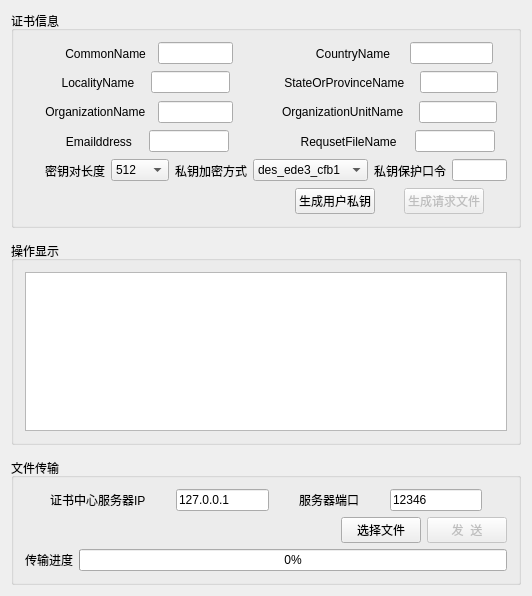
<?xml version="1.0" encoding="UTF-8"?>
<ui version="4.0">
 <class>MainWindow</class>
 <widget class="QMainWindow" name="MainWindow">
  <property name="geometry">
   <rect>
    <x>0</x>
    <y>0</y>
    <width>532</width>
    <height>596</height>
   </rect>
  </property>
  <property name="windowTitle">
   <string>证书中心客户端</string>
  </property>
  <property name="windowIcon">
   <iconset>
    <normaloff>certificate.ico</normaloff>certificate.ico</iconset>
  </property>
  <widget class="QWidget" name="centralWidget">
   <layout class="QVBoxLayout" name="verticalLayout">
    <item>
     <widget class="QGroupBox" name="groupBox_2">
      <property name="maximumSize">
       <size>
        <width>16777215</width>
        <height>250</height>
       </size>
      </property>
      <property name="title">
       <string>证书信息</string>
      </property>
      <layout class="QHBoxLayout" name="horizontalLayout_13">
       <item>
        <layout class="QGridLayout" name="gridLayout">
         <item row="0" column="2">
          <layout class="QHBoxLayout" name="horizontalLayout_6">
           <item>
            <spacer name="horizontalSpacer_4">
             <property name="orientation">
              <enum>Qt::Horizontal</enum>
             </property>
             <property name="sizeHint" stdset="0">
              <size>
               <width>40</width>
               <height>20</height>
              </size>
             </property>
            </spacer>
           </item>
           <item>
            <widget class="QLabel" name="label_3">
             <property name="font">
              <font>
               <pointsize>9</pointsize>
              </font>
             </property>
             <property name="text">
              <string>         CountryName</string>
             </property>
            </widget>
           </item>
           <item>
            <spacer name="horizontalSpacer_5">
             <property name="orientation">
              <enum>Qt::Horizontal</enum>
             </property>
             <property name="sizeHint" stdset="0">
              <size>
               <width>40</width>
               <height>20</height>
              </size>
             </property>
            </spacer>
           </item>
           <item>
            <widget class="QLineEdit" name="lineEdit_5">
             <property name="font">
              <font>
               <pointsize>9</pointsize>
              </font>
             </property>
            </widget>
           </item>
           <item>
            <spacer name="horizontalSpacer_6">
             <property name="orientation">
              <enum>Qt::Horizontal</enum>
             </property>
             <property name="sizeHint" stdset="0">
              <size>
               <width>40</width>
               <height>20</height>
              </size>
             </property>
            </spacer>
           </item>
          </layout>
         </item>
         <item row="1" column="2">
          <layout class="QHBoxLayout" name="horizontalLayout_4">
           <item>
            <spacer name="horizontalSpacer_10">
             <property name="orientation">
              <enum>Qt::Horizontal</enum>
             </property>
             <property name="sizeHint" stdset="0">
              <size>
               <width>40</width>
               <height>20</height>
              </size>
             </property>
            </spacer>
           </item>
           <item>
            <widget class="QLabel" name="label_5">
             <property name="font">
              <font>
               <pointsize>9</pointsize>
              </font>
             </property>
             <property name="text">
              <string> StateOrProvinceName</string>
             </property>
            </widget>
           </item>
           <item>
            <spacer name="horizontalSpacer_11">
             <property name="orientation">
              <enum>Qt::Horizontal</enum>
             </property>
             <property name="sizeHint" stdset="0">
              <size>
               <width>40</width>
               <height>20</height>
              </size>
             </property>
            </spacer>
           </item>
           <item>
            <widget class="QLineEdit" name="lineEdit_3">
             <property name="font">
              <font>
               <pointsize>9</pointsize>
              </font>
             </property>
            </widget>
           </item>
           <item>
            <spacer name="horizontalSpacer_12">
             <property name="orientation">
              <enum>Qt::Horizontal</enum>
             </property>
             <property name="sizeHint" stdset="0">
              <size>
               <width>40</width>
               <height>20</height>
              </size>
             </property>
            </spacer>
           </item>
          </layout>
         </item>
         <item row="3" column="2">
          <layout class="QHBoxLayout" name="horizontalLayout_5">
           <item>
            <spacer name="horizontalSpacer_16">
             <property name="orientation">
              <enum>Qt::Horizontal</enum>
             </property>
             <property name="sizeHint" stdset="0">
              <size>
               <width>40</width>
               <height>20</height>
              </size>
             </property>
            </spacer>
           </item>
           <item>
            <widget class="QLabel" name="label_7">
             <property name="font">
              <font>
               <pointsize>9</pointsize>
              </font>
             </property>
             <property name="text">
              <string>OrganizationUnitName</string>
             </property>
            </widget>
           </item>
           <item>
            <spacer name="horizontalSpacer_17">
             <property name="orientation">
              <enum>Qt::Horizontal</enum>
             </property>
             <property name="sizeHint" stdset="0">
              <size>
               <width>40</width>
               <height>20</height>
              </size>
             </property>
            </spacer>
           </item>
           <item>
            <widget class="QLineEdit" name="lineEdit_7">
             <property name="font">
              <font>
               <pointsize>9</pointsize>
              </font>
             </property>
            </widget>
           </item>
           <item>
            <spacer name="horizontalSpacer_18">
             <property name="orientation">
              <enum>Qt::Horizontal</enum>
             </property>
             <property name="sizeHint" stdset="0">
              <size>
               <width>40</width>
               <height>20</height>
              </size>
             </property>
            </spacer>
           </item>
          </layout>
         </item>
         <item row="4" column="2">
          <layout class="QHBoxLayout" name="horizontalLayout_9">
           <item>
            <spacer name="horizontalSpacer_22">
             <property name="orientation">
              <enum>Qt::Horizontal</enum>
             </property>
             <property name="sizeHint" stdset="0">
              <size>
               <width>40</width>
               <height>20</height>
              </size>
             </property>
            </spacer>
           </item>
           <item>
            <widget class="QLabel" name="label_8">
             <property name="font">
              <font>
               <pointsize>9</pointsize>
              </font>
             </property>
             <property name="text">
              <string>     RequsetFileName</string>
             </property>
            </widget>
           </item>
           <item>
            <spacer name="horizontalSpacer_23">
             <property name="orientation">
              <enum>Qt::Horizontal</enum>
             </property>
             <property name="sizeHint" stdset="0">
              <size>
               <width>40</width>
               <height>20</height>
              </size>
             </property>
            </spacer>
           </item>
           <item>
            <widget class="QLineEdit" name="lineEdit_8">
             <property name="font">
              <font>
               <pointsize>9</pointsize>
              </font>
             </property>
            </widget>
           </item>
           <item>
            <spacer name="horizontalSpacer_24">
             <property name="orientation">
              <enum>Qt::Horizontal</enum>
             </property>
             <property name="sizeHint" stdset="0">
              <size>
               <width>40</width>
               <height>20</height>
              </size>
             </property>
            </spacer>
           </item>
          </layout>
         </item>
         <item row="6" column="2">
          <layout class="QHBoxLayout" name="horizontalLayout_19">
           <item>
            <spacer name="horizontalSpacer_33">
             <property name="orientation">
              <enum>Qt::Horizontal</enum>
             </property>
             <property name="sizeHint" stdset="0">
              <size>
               <width>40</width>
               <height>20</height>
              </size>
             </property>
            </spacer>
           </item>
           <item>
            <widget class="QPushButton" name="pushButton_2">
             <property name="text">
              <string>生成用户私钥</string>
             </property>
            </widget>
           </item>
           <item>
            <spacer name="horizontalSpacer_39">
             <property name="orientation">
              <enum>Qt::Horizontal</enum>
             </property>
             <property name="sizeHint" stdset="0">
              <size>
               <width>40</width>
               <height>20</height>
              </size>
             </property>
            </spacer>
           </item>
           <item>
            <widget class="QPushButton" name="pushButton">
             <property name="enabled">
              <bool>false</bool>
             </property>
             <property name="text">
              <string>生成请求文件</string>
             </property>
            </widget>
           </item>
           <item>
            <spacer name="horizontalSpacer_35">
             <property name="orientation">
              <enum>Qt::Horizontal</enum>
             </property>
             <property name="sizeHint" stdset="0">
              <size>
               <width>40</width>
               <height>20</height>
              </size>
             </property>
            </spacer>
           </item>
          </layout>
         </item>
         <item row="5" column="0" colspan="3">
          <layout class="QHBoxLayout" name="horizontalLayout_17">
           <item>
            <spacer name="horizontalSpacer_37">
             <property name="orientation">
              <enum>Qt::Horizontal</enum>
             </property>
             <property name="sizeHint" stdset="0">
              <size>
               <width>40</width>
               <height>20</height>
              </size>
             </property>
            </spacer>
           </item>
           <item>
            <spacer name="verticalSpacer_7">
             <property name="orientation">
              <enum>Qt::Vertical</enum>
             </property>
             <property name="sizeHint" stdset="0">
              <size>
               <width>20</width>
               <height>40</height>
              </size>
             </property>
            </spacer>
           </item>
           <item>
            <widget class="QLabel" name="label_12">
             <property name="text">
              <string>密钥对长度</string>
             </property>
            </widget>
           </item>
           <item>
            <widget class="QComboBox" name="comboBox">
             <item>
              <property name="text">
               <string>512</string>
              </property>
             </item>
             <item>
              <property name="text">
               <string>1024</string>
              </property>
             </item>
             <item>
              <property name="text">
               <string>2048</string>
              </property>
             </item>
             <item>
              <property name="text">
               <string>4096</string>
              </property>
             </item>
            </widget>
           </item>
           <item>
            <spacer name="horizontalSpacer_38">
             <property name="orientation">
              <enum>Qt::Horizontal</enum>
             </property>
             <property name="sizeHint" stdset="0">
              <size>
               <width>40</width>
               <height>20</height>
              </size>
             </property>
            </spacer>
           </item>
           <item>
            <spacer name="horizontalSpacer_34">
             <property name="orientation">
              <enum>Qt::Horizontal</enum>
             </property>
             <property name="sizeHint" stdset="0">
              <size>
               <width>40</width>
               <height>20</height>
              </size>
             </property>
            </spacer>
           </item>
           <item>
            <widget class="QLabel" name="label_13">
             <property name="text">
              <string>私钥加密方式</string>
             </property>
            </widget>
           </item>
           <item>
            <widget class="QComboBox" name="comboBox_2">
             <item>
              <property name="text">
               <string>des_ede3_cfb1</string>
              </property>
             </item>
             <item>
              <property name="text">
               <string>des_ede3_cfb8</string>
              </property>
             </item>
             <item>
              <property name="text">
               <string>des_ofb</string>
              </property>
             </item>
             <item>
              <property name="text">
               <string>des_ede_ofb</string>
              </property>
             </item>
             <item>
              <property name="text">
               <string>des_ede3_ofb</string>
              </property>
             </item>
             <item>
              <property name="text">
               <string>des_cbc</string>
              </property>
             </item>
             <item>
              <property name="text">
               <string>des_ede_cbc</string>
              </property>
             </item>
             <item>
              <property name="text">
               <string>des_ede3_cbc</string>
              </property>
             </item>
             <item>
              <property name="text">
               <string>无口令保护</string>
              </property>
             </item>
            </widget>
           </item>
           <item>
            <spacer name="horizontalSpacer_31">
             <property name="orientation">
              <enum>Qt::Horizontal</enum>
             </property>
             <property name="sizeHint" stdset="0">
              <size>
               <width>40</width>
               <height>20</height>
              </size>
             </property>
            </spacer>
           </item>
           <item>
            <spacer name="horizontalSpacer_36">
             <property name="orientation">
              <enum>Qt::Horizontal</enum>
             </property>
             <property name="sizeHint" stdset="0">
              <size>
               <width>40</width>
               <height>20</height>
              </size>
             </property>
            </spacer>
           </item>
           <item>
            <widget class="QLabel" name="label_14">
             <property name="text">
              <string>私钥保护口令</string>
             </property>
            </widget>
           </item>
           <item>
            <widget class="QLineEdit" name="lineEdit_11">
             <property name="maximumSize">
              <size>
               <width>100</width>
               <height>16777215</height>
              </size>
             </property>
            </widget>
           </item>
           <item>
            <spacer name="horizontalSpacer_32">
             <property name="orientation">
              <enum>Qt::Horizontal</enum>
             </property>
             <property name="sizeHint" stdset="0">
              <size>
               <width>40</width>
               <height>20</height>
              </size>
             </property>
            </spacer>
           </item>
          </layout>
         </item>
         <item row="6" column="0">
          <layout class="QHBoxLayout" name="horizontalLayout_16"/>
         </item>
         <item row="4" column="0">
          <layout class="QHBoxLayout" name="horizontalLayout_8">
           <item>
            <spacer name="horizontalSpacer_19">
             <property name="orientation">
              <enum>Qt::Horizontal</enum>
             </property>
             <property name="sizeHint" stdset="0">
              <size>
               <width>40</width>
               <height>20</height>
              </size>
             </property>
            </spacer>
           </item>
           <item>
            <widget class="QLabel" name="label_4">
             <property name="font">
              <font>
               <pointsize>9</pointsize>
              </font>
             </property>
             <property name="text">
              <string>         Emailddress</string>
             </property>
            </widget>
           </item>
           <item>
            <spacer name="horizontalSpacer_20">
             <property name="orientation">
              <enum>Qt::Horizontal</enum>
             </property>
             <property name="sizeHint" stdset="0">
              <size>
               <width>40</width>
               <height>20</height>
              </size>
             </property>
            </spacer>
           </item>
           <item>
            <widget class="QLineEdit" name="lineEdit_6">
             <property name="font">
              <font>
               <pointsize>9</pointsize>
              </font>
             </property>
            </widget>
           </item>
           <item>
            <spacer name="verticalSpacer_5">
             <property name="orientation">
              <enum>Qt::Vertical</enum>
             </property>
             <property name="sizeHint" stdset="0">
              <size>
               <width>20</width>
               <height>40</height>
              </size>
             </property>
            </spacer>
           </item>
           <item>
            <spacer name="horizontalSpacer_21">
             <property name="orientation">
              <enum>Qt::Horizontal</enum>
             </property>
             <property name="sizeHint" stdset="0">
              <size>
               <width>40</width>
               <height>20</height>
              </size>
             </property>
            </spacer>
           </item>
          </layout>
         </item>
         <item row="3" column="0">
          <layout class="QHBoxLayout" name="horizontalLayout_3">
           <item>
            <spacer name="horizontalSpacer_13">
             <property name="orientation">
              <enum>Qt::Horizontal</enum>
             </property>
             <property name="sizeHint" stdset="0">
              <size>
               <width>40</width>
               <height>20</height>
              </size>
             </property>
            </spacer>
           </item>
           <item>
            <widget class="QLabel" name="label_2">
             <property name="font">
              <font>
               <pointsize>9</pointsize>
              </font>
             </property>
             <property name="text">
              <string>    OrganizationName</string>
             </property>
            </widget>
           </item>
           <item>
            <spacer name="horizontalSpacer_14">
             <property name="orientation">
              <enum>Qt::Horizontal</enum>
             </property>
             <property name="sizeHint" stdset="0">
              <size>
               <width>40</width>
               <height>20</height>
              </size>
             </property>
            </spacer>
           </item>
           <item>
            <widget class="QLineEdit" name="lineEdit_2">
             <property name="font">
              <font>
               <pointsize>9</pointsize>
              </font>
             </property>
            </widget>
           </item>
           <item>
            <spacer name="verticalSpacer_4">
             <property name="orientation">
              <enum>Qt::Vertical</enum>
             </property>
             <property name="sizeHint" stdset="0">
              <size>
               <width>20</width>
               <height>40</height>
              </size>
             </property>
            </spacer>
           </item>
           <item>
            <spacer name="horizontalSpacer_15">
             <property name="orientation">
              <enum>Qt::Horizontal</enum>
             </property>
             <property name="sizeHint" stdset="0">
              <size>
               <width>40</width>
               <height>20</height>
              </size>
             </property>
            </spacer>
           </item>
          </layout>
         </item>
         <item row="1" column="0">
          <layout class="QHBoxLayout" name="horizontalLayout_2">
           <item>
            <spacer name="horizontalSpacer_7">
             <property name="orientation">
              <enum>Qt::Horizontal</enum>
             </property>
             <property name="sizeHint" stdset="0">
              <size>
               <width>40</width>
               <height>20</height>
              </size>
             </property>
            </spacer>
           </item>
           <item>
            <widget class="QLabel" name="label">
             <property name="font">
              <font>
               <pointsize>9</pointsize>
              </font>
             </property>
             <property name="text">
              <string>        LocalityName</string>
             </property>
            </widget>
           </item>
           <item>
            <spacer name="horizontalSpacer_8">
             <property name="orientation">
              <enum>Qt::Horizontal</enum>
             </property>
             <property name="sizeHint" stdset="0">
              <size>
               <width>40</width>
               <height>20</height>
              </size>
             </property>
            </spacer>
           </item>
           <item>
            <widget class="QLineEdit" name="lineEdit">
             <property name="font">
              <font>
               <pointsize>9</pointsize>
              </font>
             </property>
            </widget>
           </item>
           <item>
            <spacer name="verticalSpacer_3">
             <property name="orientation">
              <enum>Qt::Vertical</enum>
             </property>
             <property name="sizeHint" stdset="0">
              <size>
               <width>20</width>
               <height>40</height>
              </size>
             </property>
            </spacer>
           </item>
           <item>
            <spacer name="horizontalSpacer_9">
             <property name="orientation">
              <enum>Qt::Horizontal</enum>
             </property>
             <property name="sizeHint" stdset="0">
              <size>
               <width>40</width>
               <height>20</height>
              </size>
             </property>
            </spacer>
           </item>
          </layout>
         </item>
         <item row="0" column="0">
          <layout class="QHBoxLayout" name="horizontalLayout_7">
           <item>
            <spacer name="horizontalSpacer">
             <property name="orientation">
              <enum>Qt::Horizontal</enum>
             </property>
             <property name="sizeHint" stdset="0">
              <size>
               <width>40</width>
               <height>20</height>
              </size>
             </property>
            </spacer>
           </item>
           <item>
            <widget class="QLabel" name="label_6">
             <property name="font">
              <font>
               <pointsize>9</pointsize>
              </font>
             </property>
             <property name="text">
              <string>          CommonName</string>
             </property>
            </widget>
           </item>
           <item>
            <spacer name="horizontalSpacer_2">
             <property name="orientation">
              <enum>Qt::Horizontal</enum>
             </property>
             <property name="sizeHint" stdset="0">
              <size>
               <width>40</width>
               <height>20</height>
              </size>
             </property>
            </spacer>
           </item>
           <item>
            <widget class="QLineEdit" name="lineEdit_4">
             <property name="font">
              <font>
               <pointsize>9</pointsize>
              </font>
             </property>
            </widget>
           </item>
           <item>
            <spacer name="verticalSpacer_2">
             <property name="orientation">
              <enum>Qt::Vertical</enum>
             </property>
             <property name="sizeHint" stdset="0">
              <size>
               <width>20</width>
               <height>40</height>
              </size>
             </property>
            </spacer>
           </item>
           <item>
            <spacer name="horizontalSpacer_3">
             <property name="orientation">
              <enum>Qt::Horizontal</enum>
             </property>
             <property name="sizeHint" stdset="0">
              <size>
               <width>40</width>
               <height>20</height>
              </size>
             </property>
            </spacer>
           </item>
          </layout>
         </item>
        </layout>
       </item>
      </layout>
     </widget>
    </item>
    <item>
     <spacer name="verticalSpacer">
      <property name="orientation">
       <enum>Qt::Vertical</enum>
      </property>
      <property name="sizeHint" stdset="0">
       <size>
        <width>20</width>
        <height>40</height>
       </size>
      </property>
     </spacer>
    </item>
    <item>
     <widget class="QGroupBox" name="groupBox">
      <property name="title">
       <string>操作显示</string>
      </property>
      <layout class="QHBoxLayout" name="horizontalLayout_11">
       <item>
        <widget class="QTextBrowser" name="textBrowser"/>
       </item>
      </layout>
     </widget>
    </item>
    <item>
     <spacer name="verticalSpacer_6">
      <property name="orientation">
       <enum>Qt::Vertical</enum>
      </property>
      <property name="sizeHint" stdset="0">
       <size>
        <width>20</width>
        <height>40</height>
       </size>
      </property>
     </spacer>
    </item>
    <item>
     <widget class="QGroupBox" name="groupBox_3">
      <property name="title">
       <string>文件传输</string>
      </property>
      <layout class="QHBoxLayout" name="horizontalLayout_14">
       <item>
        <layout class="QVBoxLayout" name="verticalLayout_2">
         <item>
          <layout class="QHBoxLayout" name="horizontalLayout">
           <item>
            <spacer name="horizontalSpacer_26">
             <property name="orientation">
              <enum>Qt::Horizontal</enum>
             </property>
             <property name="sizeHint" stdset="0">
              <size>
               <width>40</width>
               <height>20</height>
              </size>
             </property>
            </spacer>
           </item>
           <item>
            <widget class="QLabel" name="label_9">
             <property name="text">
              <string>证书中心服务器IP</string>
             </property>
            </widget>
           </item>
           <item>
            <spacer name="horizontalSpacer_25">
             <property name="orientation">
              <enum>Qt::Horizontal</enum>
             </property>
             <property name="sizeHint" stdset="0">
              <size>
               <width>40</width>
               <height>20</height>
              </size>
             </property>
            </spacer>
           </item>
           <item>
            <widget class="QLineEdit" name="lineEdit_9">
             <property name="text">
              <string>127.0.0.1</string>
             </property>
            </widget>
           </item>
           <item>
            <spacer name="horizontalSpacer_27">
             <property name="orientation">
              <enum>Qt::Horizontal</enum>
             </property>
             <property name="sizeHint" stdset="0">
              <size>
               <width>40</width>
               <height>20</height>
              </size>
             </property>
            </spacer>
           </item>
           <item>
            <widget class="QLabel" name="label_10">
             <property name="text">
              <string>服务器端口</string>
             </property>
            </widget>
           </item>
           <item>
            <spacer name="horizontalSpacer_28">
             <property name="orientation">
              <enum>Qt::Horizontal</enum>
             </property>
             <property name="sizeHint" stdset="0">
              <size>
               <width>40</width>
               <height>20</height>
              </size>
             </property>
            </spacer>
           </item>
           <item>
            <widget class="QLineEdit" name="lineEdit_10">
             <property name="text">
              <string>12346</string>
             </property>
            </widget>
           </item>
           <item>
            <spacer name="horizontalSpacer_29">
             <property name="orientation">
              <enum>Qt::Horizontal</enum>
             </property>
             <property name="sizeHint" stdset="0">
              <size>
               <width>40</width>
               <height>20</height>
              </size>
             </property>
            </spacer>
           </item>
          </layout>
         </item>
         <item>
          <layout class="QHBoxLayout" name="horizontalLayout_10">
           <item>
            <spacer name="horizontalSpacer_30">
             <property name="orientation">
              <enum>Qt::Horizontal</enum>
             </property>
             <property name="sizeHint" stdset="0">
              <size>
               <width>40</width>
               <height>20</height>
              </size>
             </property>
            </spacer>
           </item>
           <item>
            <widget class="QPushButton" name="pushButton_4">
             <property name="text">
              <string>选择文件</string>
             </property>
            </widget>
           </item>
           <item>
            <widget class="QPushButton" name="pushButton_3">
             <property name="enabled">
              <bool>false</bool>
             </property>
             <property name="text">
              <string>发  送</string>
             </property>
            </widget>
           </item>
          </layout>
         </item>
         <item>
          <layout class="QHBoxLayout" name="horizontalLayout_15">
           <item>
            <widget class="QLabel" name="label_11">
             <property name="text">
              <string>传输进度</string>
             </property>
            </widget>
           </item>
           <item>
            <widget class="QProgressBar" name="progressBar">
             <property name="value">
              <number>0</number>
             </property>
            </widget>
           </item>
          </layout>
         </item>
        </layout>
       </item>
      </layout>
     </widget>
    </item>
   </layout>
  </widget>
  <widget class="QMenuBar" name="menuBar">
   <property name="geometry">
    <rect>
     <x>0</x>
     <y>0</y>
     <width>532</width>
     <height>23</height>
    </rect>
   </property>
  </widget>
 </widget>
 <layoutdefault spacing="6" margin="11"/>
 <tabstops>
  <tabstop>lineEdit_4</tabstop>
  <tabstop>lineEdit_5</tabstop>
  <tabstop>lineEdit</tabstop>
  <tabstop>lineEdit_3</tabstop>
  <tabstop>lineEdit_2</tabstop>
  <tabstop>lineEdit_7</tabstop>
  <tabstop>lineEdit_6</tabstop>
  <tabstop>lineEdit_8</tabstop>
  <tabstop>comboBox</tabstop>
  <tabstop>textBrowser</tabstop>
  <tabstop>lineEdit_9</tabstop>
  <tabstop>lineEdit_10</tabstop>
  <tabstop>pushButton_4</tabstop>
  <tabstop>pushButton_3</tabstop>
 </tabstops>
 <resources/>
 <connections/>
</ui>
